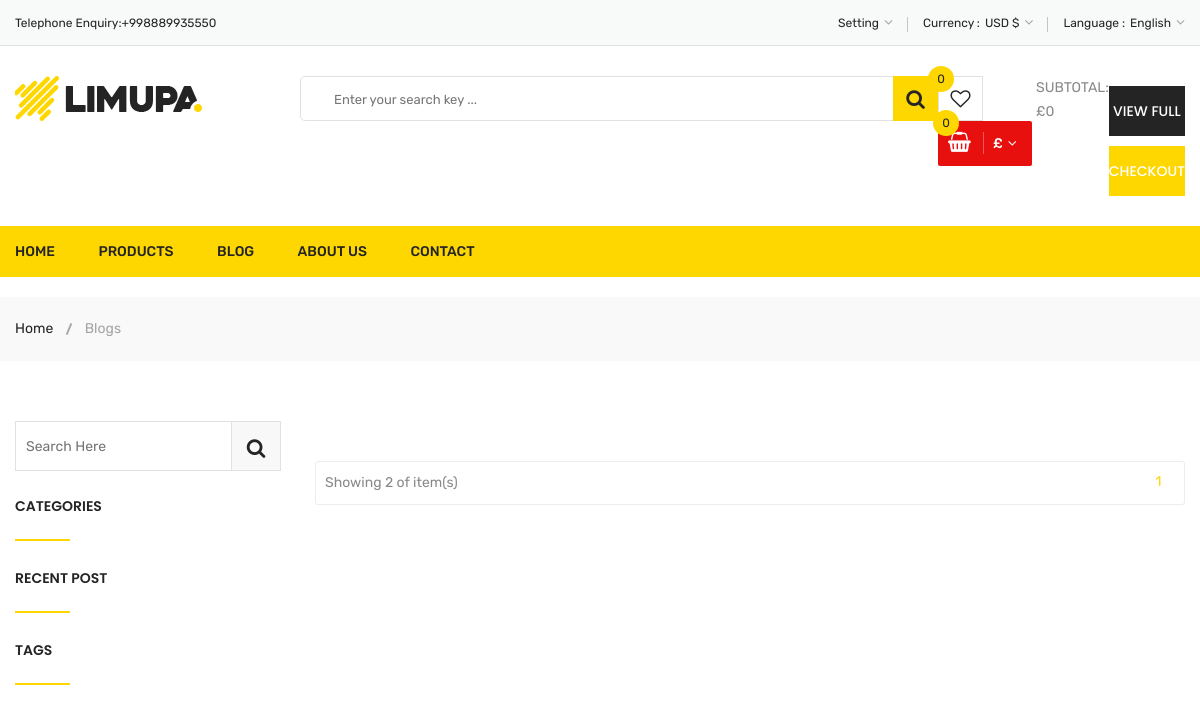
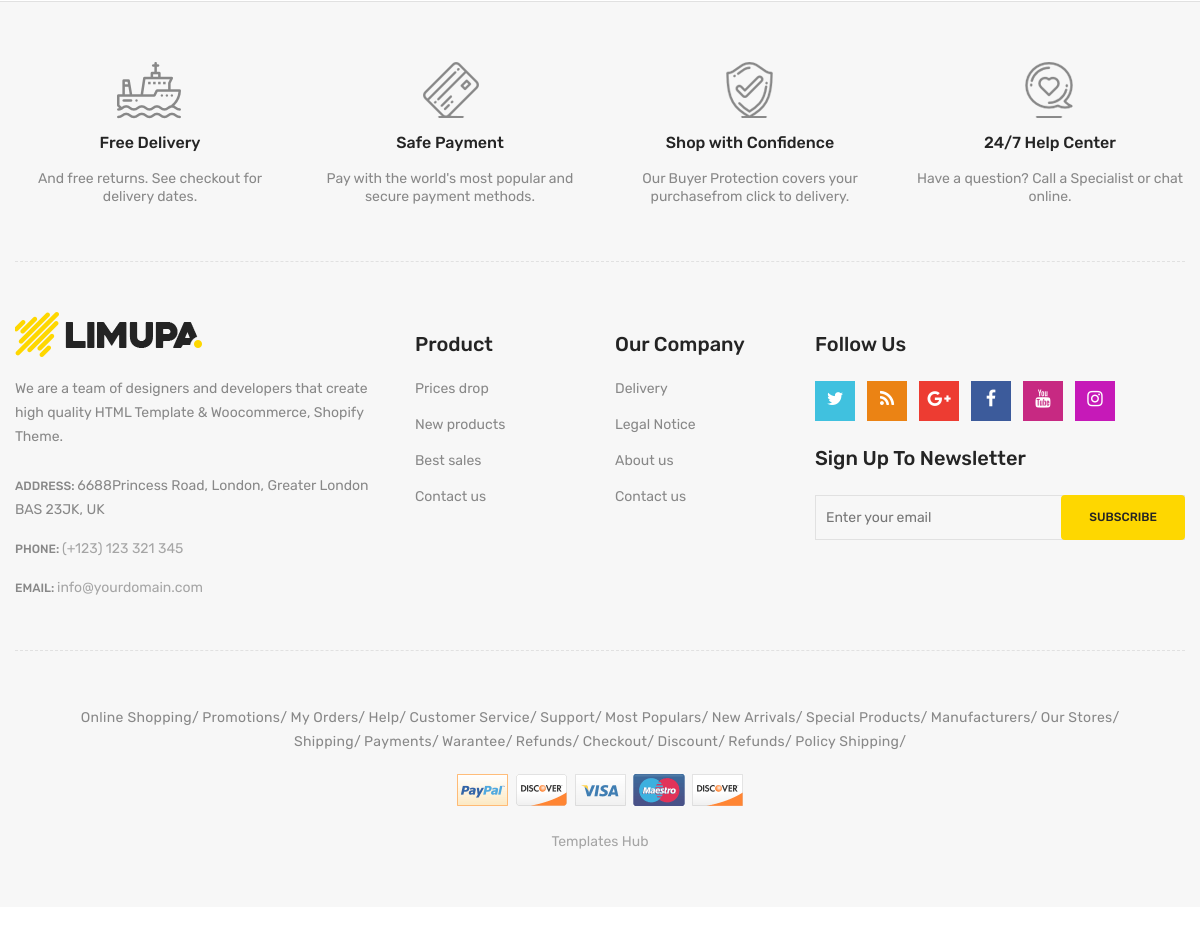
Page /blogs/ on the earlier database version (2 pictures, top to bottom).
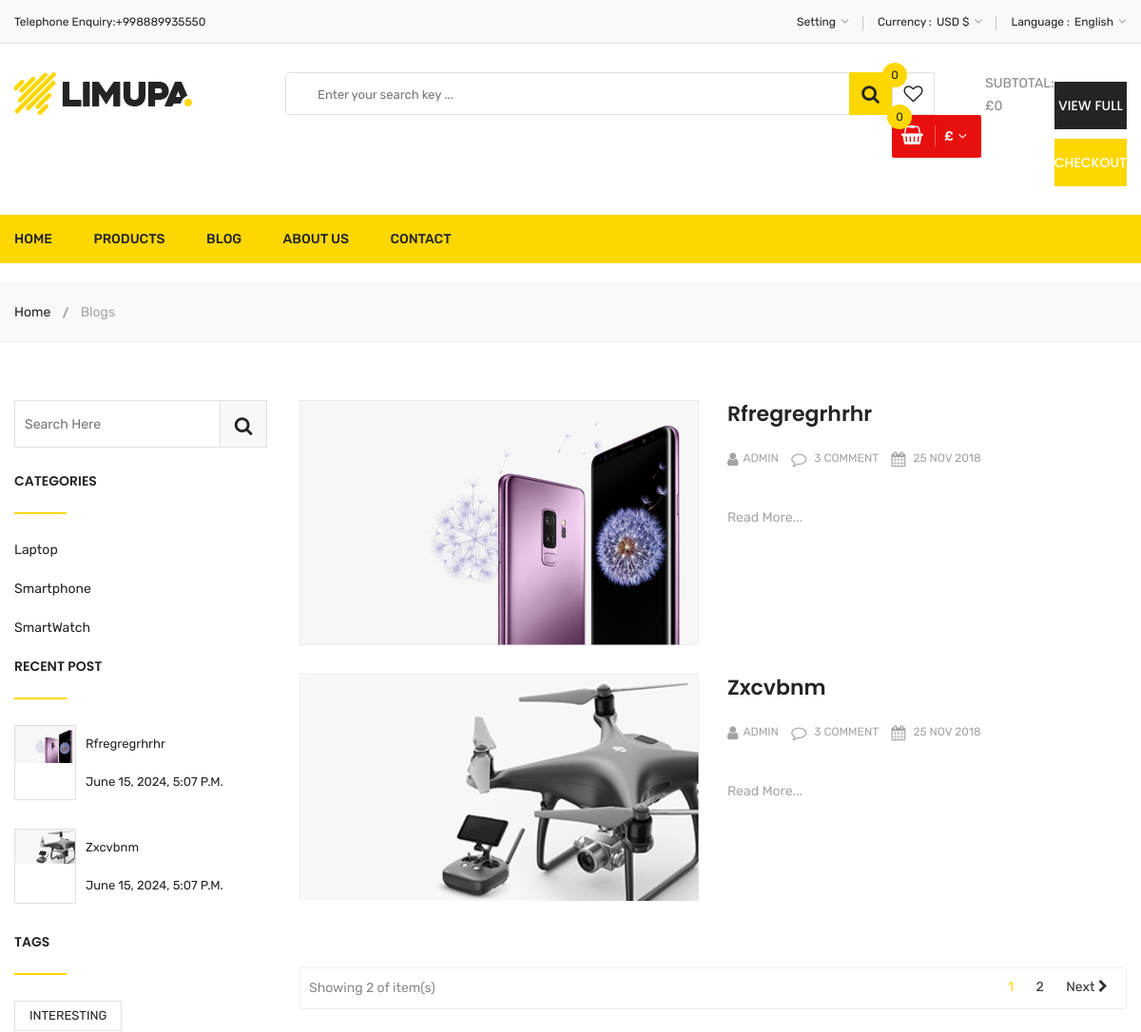
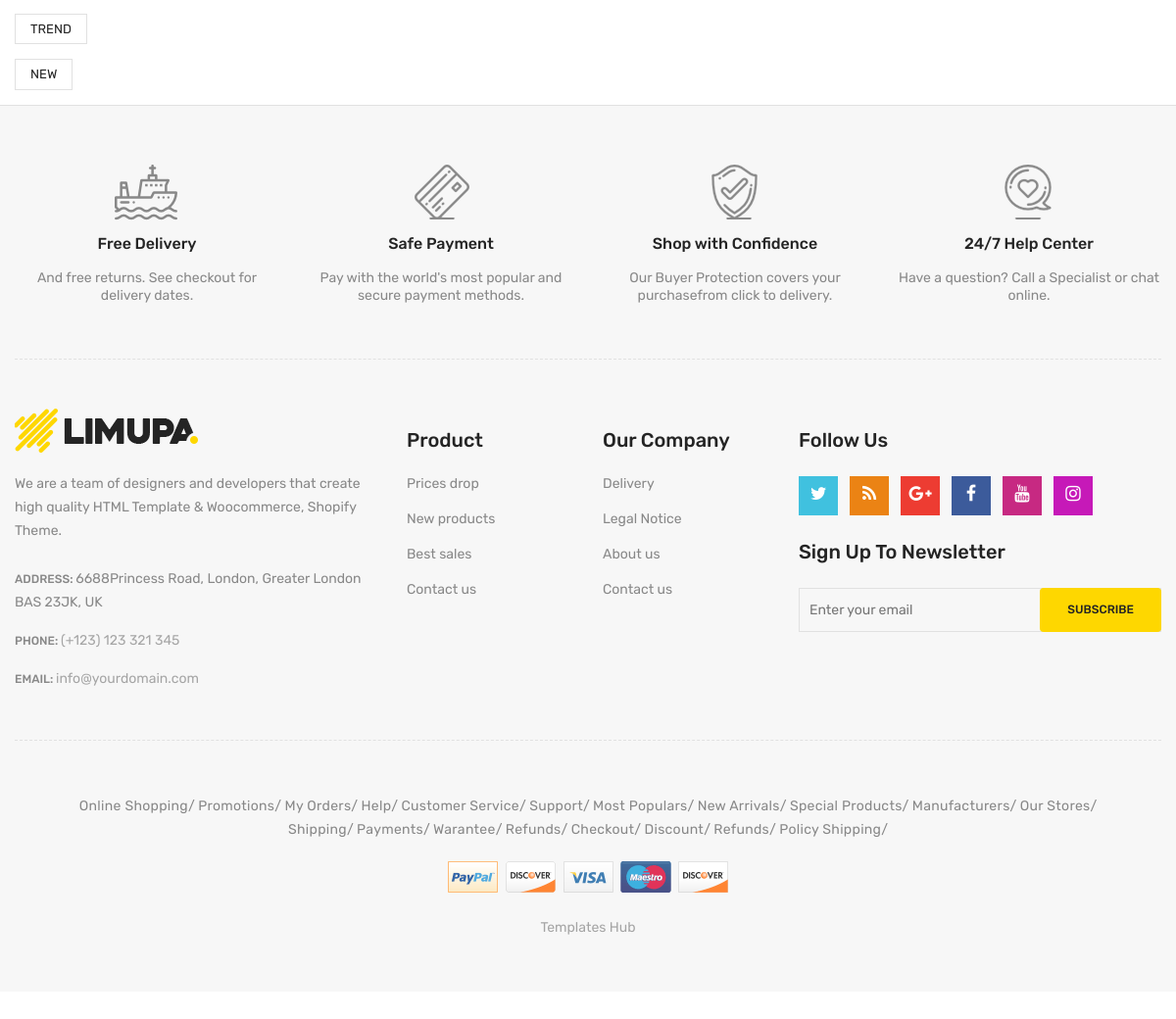
Same page on the later database version (2 pictures, top to bottom).
### blogs/models.py (models this page shows, shortened)
class BlogCategoryModel(models.Model):
    name = models.CharField(max_length=128, verbose_name=('name'))
    created_at = models.DateTimeField(auto_now_add=True)
    updated_at = models.DateTimeField(auto_now=True)
    class Meta:
        verbose_name = ('category')
        verbose_name_plural = ('categories')

class BlogModel(models.Model):
    title = models.CharField(max_length=255, verbose_name=('title'))
    image = models.ImageField(upload_to='blog-images')
    short_info = models.TextField(null=True, verbose_name=('short_info'))
    content = models.TextField()
    categories = models.ManyToManyField(BlogCategoryModel, related_name='blogs')
    tags = models.ManyToManyField(BlogTagModel, related_name='tags')
    author = models.ForeignKey(AuthorModel, on_delete=models.CASCADE, related_name='blogs')
    created_at = models.DateTimeField(auto_now_add=True)
    updated_at = models.DateTimeField(auto_now=True)
    class Meta:
        verbose_name = ('blog')
        verbose_name_plural = ('blogs')

class BlogTagModel(models.Model):
    name = models.CharField(max_length=128, verbose_name=('name'))
    created_at = models.DateTimeField(auto_now_add=True)
    updated_at = models.DateTimeField(auto_now=True)
    class Meta:
        verbose_name = ('tag')
        verbose_name_plural = ('tags')

### blogs/views.py (the view)
# urls.py: path("", BlogListView.as_view(), name="list"),
class BlogListView(ListView):
    template_name = 'blogs/blog-list.html'
    context_object_name = 'blogs'
    model = BlogModel
    paginate_by = 2
    def get_queryset(self):
        qs = BlogModel.objects.all().order_by('-pk')
        cat = self.request.GET.get('cat')
        tag = self.request.GET.get('tag')
        if cat:
            qs = qs.filter(categories=cat)
        if tag:
            qs = qs.filter(tags=tag)
        return qs
    def get_context_data(self, *, object_list=None, **kwargs):
        context = super().get_context_data(**kwargs)
        context['categories'] = BlogCategoryModel.objects.all()
        context['tags'] = BlogTagModel.objects.all()
        context['famous_blogs'] = BlogModel.objects.all().order_by('-created_at')[:2]
        return context

### templates/blogs/blog-list.html (shortened to what this page needs)
{% load static %}
<!doctype html>
<html class="no-js" lang="zxx">
<head>
        <link rel="stylesheet" href="{% static 'css/material-design-iconic-font.min.css' %}">
        <link rel="stylesheet" href="{% static 'css/font-awesome.min.css' %}">
        <link rel="stylesheet" href="{% static 'css/fontawesome-stars.css' %}">
        <link rel="stylesheet" href="{% static 'css/meanmenu.css' %}">
        <link rel="stylesheet" href="{% static 'css/owl.carousel.min.css' %}">
        <link rel="stylesheet" href="{% static 'css/slick.css' %}">
        <link rel="stylesheet" href="{% static 'css/animate.css' %}">
        <link rel="stylesheet" href="{% static 'css/jquery-ui.min.css' %}">
        <link rel="stylesheet" href="{% static 'css/venobox.css' %}">
        <link rel="stylesheet" href="{% static 'css/nice-select.css' %}">
        <link rel="stylesheet" href="{% static 'css/magnific-popup.css' %}">
        <link rel="stylesheet" href="{% static 'css/bootstrap.min.css' %}">
        <link rel="stylesheet" href="{% static 'css/helper.css' %}">
        <link rel="stylesheet" href="{% static 'css/style.css' %}">
        <link rel="stylesheet" href="{% static 'css/responsive.css' %}">
    </head>
    <body>
        <div class="body-wrapper">
            {% include 'layouts/header.html' %}
            <div class="breadcrumb-area">
                <div class="container">
                    <div class="breadcrumb-content">
                        <ul>
                            <li><a href="index.html">Home</a></li>
                            <li class="active">Blogs</li>
                        </ul>
                    </div>
                </div>
            </div>
            <div class="li-main-blog-page pt-60 pb-55">
                <div class="container">
                    <div class="row">
                        {% include 'blogs/blog-filter.html' %}
                        <div class="col-lg-9 order-lg-2 order-1">
                            <div class="row li-main-content">
                                {% for blog in blogs %}
                                <div class="col-lg-12">
                                    <div class="li-blog-single-item mb-30">
                                        <div class="row">
                                            <div class="col-lg-6">
                                                <div class="li-blog-banner">
                                                    <a href="{% url 'blogs:detail' pk=blog.id %}"><img class="img-full" src="{{ blog.image.url }}" alt=""></a>
                                                </div>
                                            </div>
                                            <div class="col-lg-6">
                                                <div class="li-blog-content">
                                                    <div class="li-blog-details">
                                                        <h3 class="li-blog-heading pt-xs-25 pt-sm-25"><a href="{% url 'blogs:detail' pk=blog.id %}">{{ blog.title }}</a></h3>
                                                        <div class="li-blog-meta">
                                                            <a class="author" href="#"><i class="fa fa-user"></i>Admin</a>
                                                            <a class="comment" href="#"><i class="fa fa-comment-o"></i> 3 comment</a>
                                                            <a class="post-time" href="#"><i class="fa fa-calendar"></i> 25 nov 2018</a>
                                                        </div>
                                                        <a class="read-more" href="{% url 'blogs:detail' pk=blog.id %}">Read More...</a>
                                                    </div>
                                                </div>
                                            </div>
                                        </div>
                                    </div>
                                </div>
                                {% endfor %}
                                <div class="col-lg-12">
                                    <div class="paginatoin-area">
                                        <div class="row">
                                            <div class="col-lg-6 col-md-6 pt-xs-15">
                                                <p>Showing 2 of {{products.count }} item(s)</p>
                                            </div>
                                            <div class="col-lg-6 col-md-6">
                                                <ul class="pagination-box pt-xs-20 pb-xs-15">
                                                    {% for page in page_obj.paginator.page_range %}
                                                    <li {% if page == page_obj.number %} class="active" {% endif %}><a href="?page={{ page }}">{{ page }}</a></li>
                                                    <li>
                                                    {% endfor %}
                                                    {% if page_obj.has_next %}
                                                      <a href="?page={{ page_obj.next_page_number }}" class="Next"> Next <i class="fa fa-chevron-right"></i></a>
                                                    </li>
                                                    {% endif %}
                                                </ul>
                                            </div>
                                        </div>
                                </div>
                            </div>
                        </div>
                    </div>
                </div>
            </div>
            {% include 'layouts/footer.html' %}
        </div>
    </body>
</html>

### templates/blogs/blog-filter.html
{% load static %}
<div class="col-lg-3 order-lg-1 order-2">
    <div class="li-blog-sidebar-wrapper">
        <div class="li-blog-sidebar">
            <div class="li-sidebar-search-form pt-xs-30 pt-sm-30">
                <form action="#">
                    <input type="text" class="li-search-field" placeholder="search here">
                    <button type="submit" class="li-search-btn"><i class="fa fa-search"></i></button>
                </form>
            </div>
        </div>
        <div class="li-blog-sidebar pt-25">
            <h4 class="li-blog-sidebar-title">Categories</h4>
            {% for cat in categories %}
            <ul class="li-blog-archive">
                <li><a {% if 'blogs/detail' in request.path %}
                    href="{% url 'blogs:list' %}?cat={{ cat.pk }}" {% else %}
                    style="cursor: pointer" onclick="addUrlParameter('cat', '{{ cat.pk }}')"
                {% endif %}>{{ cat.name }}</a></li>
            </ul>
            {% endfor %}
        </div>
        <div class="li-blog-sidebar">
            <h4 class="li-blog-sidebar-title">Recent Post</h4>
            {% for blog in famous_blogs %}
            <div class="li-recent-post pb-30">
                <div class="li-recent-post-thumb">
                    <a href="blog-details-left-sidebar.html">
                        <img class="img-full" src="{{ blog.image.url }}" alt="Li's Product Image">
                    </a>
                </div>
                <div class="li-recent-post-des">
                    <span><a href="blog-details-left-sidebar.html">{{ blog.title }}</a></span>
                    <span class="li-post-date">{{ blog.created_at }}</span>
                </div>
            </div>
            {% endfor %}
        </div>
        <div class="li-blog-sidebar">
            <h4 class="li-blog-sidebar-title">Tags</h4>
            {% for tag in tags %}
            <ul class="li-blog-tags">
                <li><a {% if 'blogs/detail' in request.path %}
                    href="{% url 'blogs:list' %}?tag={{ tag.pk }}" {% else %}
                    style="cursor: pointer"  onclick="addUrlParameter('tag', '{{ tag.pk }}')"
                {% endif %}>{{ tag.name }}</a></li>
            </ul>
            {% endfor %}
        </div>
    </div>
</div>

Differences in the rows shown:
added BlogCategoryModel: name "Laptop"
added BlogCategoryModel: name "Smartphone"
added BlogCategoryModel: name "SmartWatch"
added BlogModel: image (picture), title "Rfregregrhrhr", created_at "June 15, 2024, 5:07 P.m."
added BlogModel: image (picture), title "Zxcvbnm", created_at "June 15, 2024, 5:07 P.m."
added BlogTagModel: name "INTERESTING"
added BlogTagModel: name "TREND"
added BlogTagModel: name "NEW"
Other differences:
new list line: "2"
text now shown: "Next"
